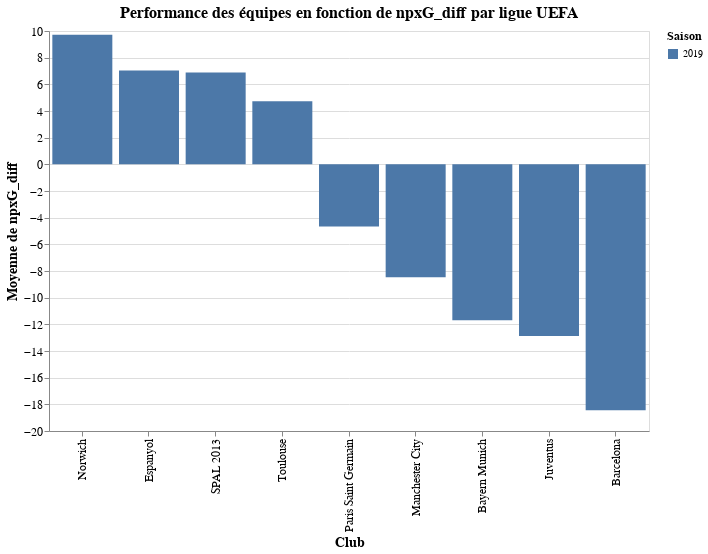

The cell this chart's notebook holds for it:
### Code cell
top_teams_np2019 = top_teams_npxg[top_teams_npxg['year'] == 2019]
top_teams_np2019['position'] = 'Top'
top_bottom_teams2 = pd.concat([top_teams_np2019, bottom_teams])
alt.Chart(top_bottom_teams2).mark_bar().encode(
    x=alt.X('team:N', title='Club', sort=alt.EncodingSortField(field='npxG_diff', order='descending')),
    y=alt.Y('npxG_diff:Q', title='Moyenne de npxG_diff'),
    color=alt.Color('year:N', title='Saison'),
    #column=alt.Column('position:N', title='Position')
).properties(
    width=600,
    height=400,
    title="Performance des équipes en fonction de npxG_diff par ligue UEFA"
).configure_axis(
    labelFontSize=12,
    titleFontSize=14
).configure_legend(
    titleFontSize=12,
    labelFontSize=10
).configure_title(
    fontSize=16
)

### Figure 1 — Vega-Lite specification as saved in the notebook (floating-point values rounded to 4 significant figures)
{"config": {"view": {"continuousWidth": 300, "continuousHeight": 300}, "axis": {"labelFontSize": 12, "titleFontSize": 14}, "legend": {"labelFontSize": 10, "titleFontSize": 12}, "title": {"fontSize": 16}}, "data": {"name": "data-23ef7864e7d2d7924f97f8cad6370f9b"}, "mark": {"type": "bar"}, "encoding": {"color": {"field": "year", "title": "Saison", "type": "nominal"}, "x": {"field": "team", "sort": {"field": "npxG_diff", "order": "descending"}, "title": "Club", "type": "nominal"}, "y": {"field": "npxG_diff", "title": "Moyenne de npxG_diff", "type": "quantitative"}}, "height": 400, "title": "Performance des équipes en fonction de npxG_diff par ligue UEFA", "width": 600, "$schema": "https://vega.github.io/schema/vega-lite/v5.16.3.json", "datasets": {"data-23ef7864e7d2d7924f97f8cad6370f9b": [{"team": "Barcelona", "year": 2019, "npxG_diff": -18.45, "position": "Top", "league": null, "xG_diff": null, "ppda_coef": null, "scored": null}, {"team": "Bayern Munich", "year": 2019, "npxG_diff": -11.7, "position": "Top", "league": null, "xG_diff": null, "ppda_coef": null, "scored": null}, {"team": "Juventus", "year": 2019, "npxG_diff": -12.88, "position": "Top", "league": null, "xG_diff": null, "ppda_coef": null, "scored": null}, {"team": "Manchester City", "year": 2019, "npxG_diff": -8.467, "position": "Top", "league": null, "xG_diff": null, "ppda_coef": null, "scored": null}, {"team": "Paris Saint Germain", "year": 2019, "npxG_diff": -4.662, "position": "Top", "league": null, "xG_diff": null, "ppda_coef": null, "scored": null}, {"team": "Espanyol", "year": 2019, "npxG_diff": 7.03, "position": "Bottom", "league": "La_liga", "xG_diff": 10.0, "ppda_coef": 9.441, "scored": 27.0}, {"team": "Norwich", "year": 2019, "npxG_diff": 9.712, "position": "Bottom", "league": "EPL", "xG_diff": 11.23, "ppda_coef": 14.34, "scored": 26.0}, {"team": "SPAL 2013", "year": 2019, "npxG_diff": 6.882, "position": "Bottom", "league": "Serie_A", "xG_diff": 12.21, "ppda_coef": 12.44, "scored": 26.0}, {"team": "Toulouse", "year": 2019, "npxG_diff": 4.733, "position": "Bottom", "league": "Ligue_1", "xG_diff": 9.294, "ppda_coef": 14.03, "scored": 22.0}]}}
